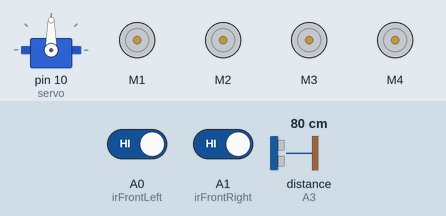
A sketch run on a simulated Arduino Uno, built with avr-gcc and run on an emulated ATmega328P. Parts: servo, 4 × DC motor (green arrow = forward, orange = backward, longer = faster). The test bench sets the inputs (shaded band); at power-on: A0 (irFrontLeft) HIGH, A1 (irFrontRight) HIGH, distance to the obstacle (sensor on A3) 80 cm. The echo pulse lasts 58.3 µs per cm.

Above: at 1.2 s.
1.3 s: A0 (irFrontLeft) driven LOW
At 2.3 s:
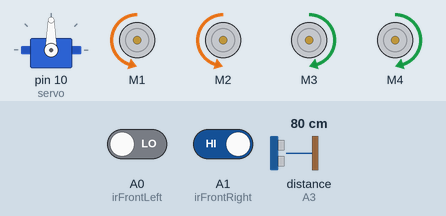
2.9 s: A1 (irFrontRight) driven LOW
At 3.6 s:
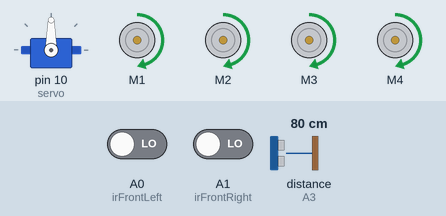
4.4 s: A0 (irFrontLeft) driven HIGH
At 4.9 s:
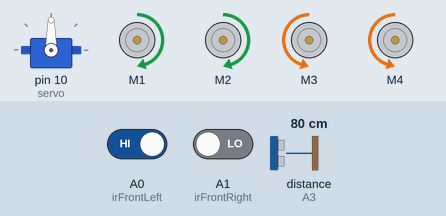
6.0 s: A1 (irFrontRight) driven HIGH
At 7.4 s:
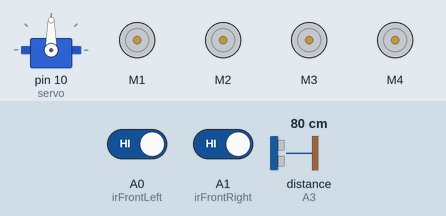
Timing chart, 0 to 8.5 s (numbered marks = the images above; inputs shaded):
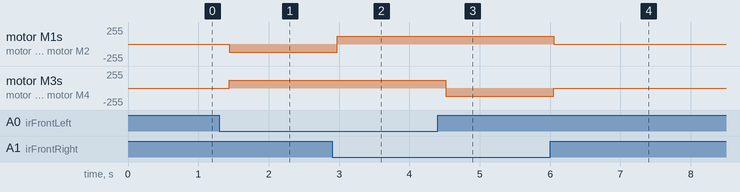

Measured:
- after the input at 1.3 s, motor M1, motor M2: stopped → backward 120/255 after 0.14 s; motor M3, motor M4: stopped → forward 120/255 after 0.14 s
- after the input at 2.9 s, motor M1, motor M2: backward 120/255 → forward 120/255 after 0.08 s
- after the input at 4.4 s, motor M3, motor M4: forward 120/255 → backward 120/255 after 0.11 s
- after the input at 6.0 s, motor M1, motor M2: forward 120/255 → stopped after 0.05 s; motor M3, motor M4: backward 120/255 → stopped after 0.05 s

The sketch:

line_following_obstacle_avoiding_robot.ino
```cpp
#include <NewPing.h>
#include <Servo.h>
#include <Wire.h>
#include <Adafruit_MotorShield.h>
#include "utility/Adafruit_MS_PWMServoDriver.h"

Adafruit_MotorShield AFMS = Adafruit_MotorShield();

Adafruit_DCMotor *motor1 = AFMS.getMotor(1);
Adafruit_DCMotor *motor2 = AFMS.getMotor(2);
Adafruit_DCMotor *motor3 = AFMS.getMotor(3);
Adafruit_DCMotor *motor4 = AFMS.getMotor(4);

//hc-sr04 sensor
#define TRIGGER_PIN A2
#define ECHO_PIN A3
#define max_distance 50

//ir sensor
#define irFrontLeft A0
#define irFrontRight A1
#define irLeft 7
#define irRight 8

//motor
#define MAX_SPEED 150
#define MAX_SPEED_OFFSET 20

Servo servo;

NewPing sonar(TRIGGER_PIN, ECHO_PIN, max_distance);

int table = 1;
int counter = 0;

int distance = 0;
int leftDistance;
int rightDistance;
boolean object;
bool ignoreHaltingPosition = false;

void setup() {
  AFMS.begin();
  Serial.begin(9600);
  pinMode(irFrontLeft, INPUT);
  pinMode(irFrontRight, INPUT);
  pinMode(irLeft, INPUT);
  pinMode(irRight, INPUT);
  servo.attach(10);
  servo.write(90);

  motor1->setSpeed(180);
  motor2->setSpeed(180);
  motor3->setSpeed(180);
  motor4->setSpeed(180);
}

void loop() {
  distance = getDistance();

  if (distance <= 15){
    Stop();
    loop();
  }else{
    if (irLeft == 1 && irRight == 1) {
       Serial.println("irLeft1");
       Serial.println(irLeft);
       Serial.println("irRight");
       Serial.println(irRight);
      if (table == 1){
        Stop();
        delay(2000);
        loop();
      }
    }
    else if (irLeft == 1 && irRight == 1 && (irFrontLeft == 1 || irFrontRight == 1)) {
      if (table == 2){
        Stop();
        delay(2000);
        loop();
      }
    }
    else {
      // Follow the line if there is not stop and no obstacle
       if (digitalRead(irFrontLeft) == 0 && digitalRead(irFrontRight) == 0) {
        moveForward();
      } else if (digitalRead(irFrontLeft) == 1 && digitalRead(irFrontRight) == 0) {
        moveLeft();
      } else if (digitalRead(irFrontLeft) == 0 && digitalRead(irFrontRight) == 1) {
        moveRight();
      } else {
        Stop();
      }
    }
    delay(100); // Small delay for stability
  }
}

int getDistance() {
  delay(50);
  int cm = sonar.ping_cm();
  if (cm == 0) {
    cm = 100;
  }
  return cm;
}

void Stop() {
  motor1->run(RELEASE);
  motor2->run(RELEASE);
  motor3->run(RELEASE);
  motor4->run(RELEASE);
}

void moveForward() {
  motor1->setSpeed(120);
  motor2->setSpeed(120);
  motor3->setSpeed(120);
  motor4->setSpeed(120);

  motor1->run(FORWARD);
  motor2->run(FORWARD);
  motor3->run(FORWARD);
  motor4->run(FORWARD);
}

void moveBackward() {
  motor1->run(BACKWARD);
  motor2->run(BACKWARD);
  motor3->run(BACKWARD);
  motor4->run(BACKWARD);
}

void turn() {
  if (object == false) {//object at left
    Serial.println("turn Right");
    moveLeft();
    delay(700);
    moveForward();
    delay(800);
    moveRight();
    delay(900);
    if (digitalRead(irFrontRight) == 1) {
      loop();
    } else {
      moveForward();
    }
  }
  else {//object at right
    Serial.println("turn left");
    moveRight();
    delay(700);
    moveForward();
    delay(800);
    moveLeft();
    delay(900);
    if (digitalRead(irFrontLeft) == 1) {
      loop();
    } else {
      moveForward();
    }
  }
}
void moveRight() {
  motor1->setSpeed(120);
  motor2->setSpeed(120);
  motor3->setSpeed(120);
  motor4->setSpeed(120);

  motor1->run(BACKWARD);
  motor2->run(BACKWARD);
  motor3->run(FORWARD);
  motor4->run(FORWARD);
}

void moveLeft() {
  motor1->setSpeed(120);
  motor2->setSpeed(120);
  motor3->setSpeed(120);
  motor4->setSpeed(120);

  motor1->run(FORWARD);
  motor2->run(FORWARD);
  motor3->run(BACKWARD);
  motor4->run(BACKWARD);
}
```
